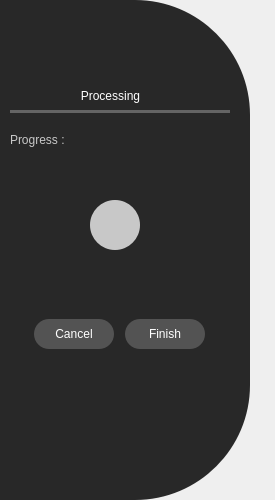
         <widget class="QWidget" name="page_11">
          <layout class="QVBoxLayout" name="verticalLayout_13">
           <property name="spacing">
            <number>0</number>
           </property>
           <property name="leftMargin">
            <number>0</number>
           </property>
           <property name="topMargin">
            <number>0</number>
           </property>
           <property name="rightMargin">
            <number>0</number>
           </property>
           <property name="bottomMargin">
            <number>0</number>
           </property>
           <item>
            <widget class="QFrame" name="frame_11">
             <property name="frameShape">
              <enum>QFrame::NoFrame</enum>
             </property>
             <property name="frameShadow">
              <enum>QFrame::Raised</enum>
             </property>
             <layout class="QHBoxLayout" name="horizontalLayout_11">
              <property name="spacing">
               <number>0</number>
              </property>
              <property name="leftMargin">
               <number>0</number>
              </property>
              <property name="topMargin">
               <number>0</number>
              </property>
              <property name="rightMargin">
               <number>0</number>
              </property>
              <property name="bottomMargin">
               <number>0</number>
              </property>
              <item alignment="Qt::AlignVCenter">
               <widget class="QFrame" name="frame_12">
                <property name="minimumSize">
                 <size>
                  <width>250</width>
                  <height>500</height>
                 </size>
                </property>
                <property name="maximumSize">
                 <size>
                  <width>250</width>
                  <height>500</height>
                 </size>
                </property>
                <property name="styleSheet">
                 <string notr="true">background-color: rgb(40, 40, 40);
border-bottom-right-radius: 115px;
border-top-right-radius: 115px;</string>
                </property>
                <property name="frameShape">
                 <enum>QFrame::NoFrame</enum>
                </property>
                <property name="frameShadow">
                 <enum>QFrame::Raised</enum>
                </property>
                <widget class="QLabel" name="label_17">
                 <property name="geometry">
                  <rect>
                   <x>10</x>
                   <y>130</y>
                   <width>181</width>
                   <height>20</height>
                  </rect>
                 </property>
                 <property name="styleSheet">
                  <string notr="true">color: rgb(200, 200, 200);
font: 87 9pt &quot;Segoe UI Black&quot;;</string>
                 </property>
                 <property name="text">
                  <string>Progress :</string>
                 </property>
                </widget>
                <widget class="QLabel" name="label_18">
                 <property name="geometry">
                  <rect>
                   <x>20</x>
                   <y>80</y>
                   <width>181</width>
                   <height>31</height>
                  </rect>
                 </property>
                 <property name="styleSheet">
                  <string notr="true">font: 87 12pt &quot;Segoe UI Black&quot;;
color: rgb(255, 255, 255);</string>
                 </property>
                 <property name="text">
                  <string>Processing</string>
                 </property>
                 <property name="alignment">
                  <set>Qt::AlignCenter</set>
                 </property>
                </widget>
                <widget class="QFrame" name="frame_progress">
                 <property name="geometry">
                  <rect>
                   <x>60</x>
                   <y>170</y>
                   <width>110</width>
                   <height>110</height>
                  </rect>
                 </property>
                 <property name="minimumSize">
                  <size>
                   <width>110</width>
                   <height>110</height>
                  </size>
                 </property>
                 <property name="maximumSize">
                  <size>
                   <width>110</width>
                   <height>110</height>
                  </size>
                 </property>
                 <property name="frameShape">
                  <enum>QFrame::NoFrame</enum>
                 </property>
                 <property name="frameShadow">
                  <enum>QFrame::Raised</enum>
                 </property>
                 <widget class="QFrame" name="frame_33">
                  <property name="geometry">
                   <rect>
                    <x>30</x>
                    <y>30</y>
                    <width>50</width>
                    <height>50</height>
                   </rect>
                  </property>
                  <property name="minimumSize">
                   <size>
                    <width>50</width>
                    <height>50</height>
                   </size>
                  </property>
                  <property name="maximumSize">
                   <size>
                    <width>50</width>
                    <height>50</height>
                   </size>
                  </property>
                  <property name="styleSheet">
                   <string notr="true">background-color: rgb(200, 200, 200);
border-radius :25px;</string>
                  </property>
                  <property name="frameShape">
                   <enum>QFrame::NoFrame</enum>
                  </property>
                  <property name="frameShadow">
                   <enum>QFrame::Raised</enum>
                  </property>
                 </widget>
                </widget>
                <widget class="Line" name="line_11">
                 <property name="geometry">
                  <rect>
                   <x>10</x>
                   <y>110</y>
                   <width>220</width>
                   <height>3</height>
                  </rect>
                 </property>
                 <property name="styleSheet">
                  <string notr="true">background-color: rgb(100, 100, 100);</string>
                 </property>
                 <property name="lineWidth">
                  <number>2</number>
                 </property>
                 <property name="orientation">
                  <enum>Qt::Horizontal</enum>
                 </property>
                </widget>
                <widget class="QFrame" name="frame_14">
                 <property name="geometry">
                  <rect>
                   <x>20</x>
                   <y>310</y>
                   <width>200</width>
                   <height>48</height>
                  </rect>
                 </property>
                 <property name="minimumSize">
                  <size>
                   <width>200</width>
                   <height>0</height>
                  </size>
                 </property>
                 <property name="maximumSize">
                  <size>
                   <width>200</width>
                   <height>16777215</height>
                  </size>
                 </property>
                 <property name="frameShape">
                  <enum>QFrame::StyledPanel</enum>
                 </property>
                 <property name="frameShadow">
                  <enum>QFrame::Raised</enum>
                 </property>
                 <layout class="QHBoxLayout" name="horizontalLayout_12">
                  <item>
                   <widget class="QPushButton" name="pushButton_cancelProgress">
                    <property name="minimumSize">
                     <size>
                      <width>80</width>
                      <height>30</height>
                     </size>
                    </property>
                    <property name="maximumSize">
                     <size>
                      <width>80</width>
                      <height>30</height>
                     </size>
                    </property>
                    <property name="cursor">
                     <cursorShape>PointingHandCursor</cursorShape>
                    </property>
                    <property name="styleSheet">
                     <string notr="true">QPushButton{
font: 63 10pt &quot;Segoe UI Semibold&quot;;
color: rgb(255, 255, 255);
background-color: rgba(150, 150, 150,100);
border-radius:15px;
border:none;
background-repeat: no-repeat;
background-position: center;
}
QPushButton::hover{
background-color: rgb(130, 0, 0);
border-radius:15px;
border:none;
background-repeat: no-repeat;
background-position: center;
}</string>
                    </property>
                    <property name="text">
                     <string>Cancel</string>
                    </property>
                   </widget>
                  </item>
                  <item>
                   <widget class="QPushButton" name="pushButton_finishProgress">
                    <property name="minimumSize">
                     <size>
                      <width>80</width>
                      <height>30</height>
                     </size>
                    </property>
                    <property name="maximumSize">
                     <size>
                      <width>80</width>
                      <height>30</height>
                     </size>
                    </property>
                    <property name="cursor">
                     <cursorShape>PointingHandCursor</cursorShape>
                    </property>
                    <property name="styleSheet">
                     <string notr="true">QPushButton{
font: 63 10pt &quot;Segoe UI Semibold&quot;;
color: rgb(255, 255, 255);
background-color: rgba(150, 150, 150,100);
border-radius:15px;
border:none;
background-repeat: no-repeat;
background-position: center;
}
QPushButton::hover{
background-color: rgb(0, 130, 0);
border-radius:15px;
border:none;
background-repeat: no-repeat;
background-position: center;
}</string>
                    </property>
                    <property name="text">
                     <string>Finish</string>
                    </property>
                   </widget>
                  </item>
                 </layout>
                </widget>
               </widget>
              </item>
              <item>
               <widget class="QFrame" name="frame_13">
                <property name="frameShape">
                 <enum>QFrame::NoFrame</enum>
                </property>
                <property name="frameShadow">
                 <enum>QFrame::Raised</enum>
                </property>
                <layout class="QVBoxLayout" name="verticalLayout_15">
                 <item>
                  <widget class="QLabel" name="label_pictureBoxloading">
                   <property name="text">
                    <string/>
                   </property>
                  </widget>
                 </item>
                </layout>
               </widget>
              </item>
             </layout>
            </widget>
           </item>
          </layout>
         </widget>
